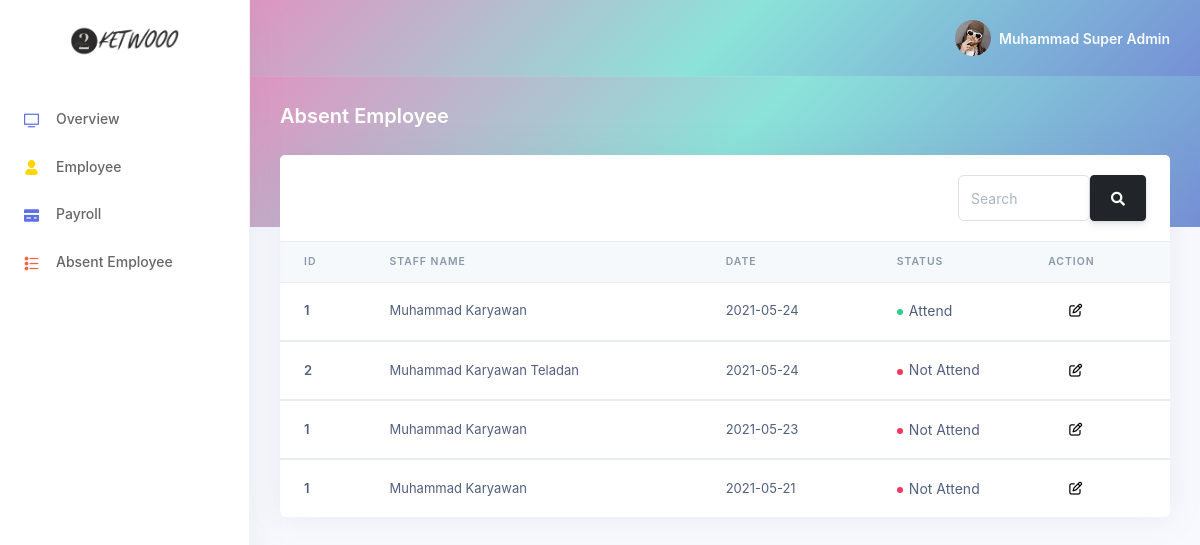
/index.php?page=AbsentEmployee (signed in), run on an earlier commit of the app's database.
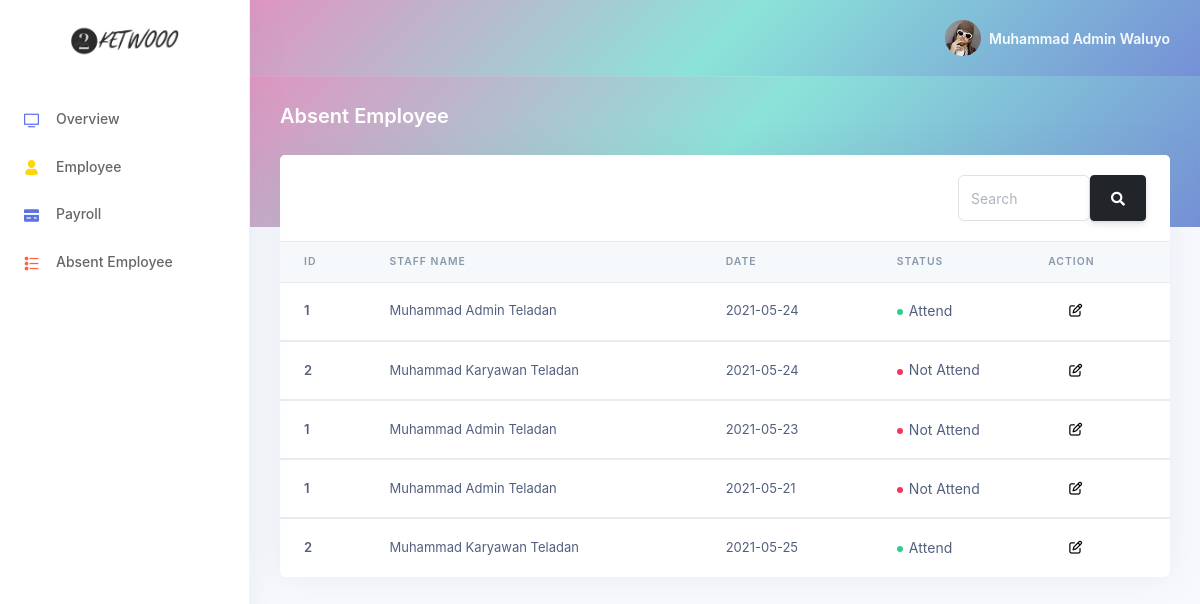
And on a later commit of the database.
### tables this page shows
CREATE TABLE `attendance` (
  `id_attendance` int(16) NOT NULL,
  `id_user` int(16) NOT NULL,
  `attendance_date` varchar(16) DEFAULT NULL,
  `attendance_status` tinyint(1) DEFAULT 0
);

CREATE TABLE `user` (
  `id_user` int(16) NOT NULL,
  `nama_user` varchar(64) NOT NULL,
  `email_user` varchar(64) NOT NULL,
  `password_user` varchar(64) NOT NULL,
  `level_user` enum('karyawan','admin','super_admin') NOT NULL,
  `jabatan` varchar(32) DEFAULT NULL,
  `join_date` date NOT NULL,
  `alamat_user` varchar(64) DEFAULT NULL,
  `nohp` varchar(16) DEFAULT NULL
);

### AbsentEmployee.php (the view, shortened to what the changed rows need)
<?php
  include("system/connection.php");
?>
        <div class="container-fluid mt--6">
            <div class="row">
                <div class="col">
                    <div class="card">
                        <div class="table-responsive">
                            <table class="table align-items-center table-flush">
                                <thead class="thead-light">
                                    <tr>
                                        <th scope="col">ID</th>
                                        <th scope="col">Staff Name</th>
                                        <th scope="col">Date</th>
                                        <th scope="col">Status</th>
                                        <th scope="col">Action</th>
                                    </tr>
                                </thead>
                                <?php
                                    $select = mysqli_query($connection,"SELECT * FROM attendance INNER JOIN user ON attendance.id_user = user.id_user");
                                    foreach($select as $data){
                                ?>
                                <tbody>
                                    <tr>
                                        <th scope="row">
                                            <?= $data['id_user'] ?>
                                        </th>
                                        <td>
                                            <?= $data['nama_user'] ?>
                                        </td>
                                        <td>
                                            <?= $data['attendance_date'] ?>
                                        </td>
                                        <td>
                                        <?php
                                            if($data['attendance_status'] == 1){
                                            echo '<span class="badge badge-dot mr--4">
                                            <i class="bg-success"></i>Attend
                                            </span>';
                                            }else{
                                            echo '<span class="badge badge-dot mr--4">
                                            <i class="bg-danger"></i>Not Attend
                                            </span>';
                                        } ?>
                                        </td>
                                        <td>
                                            <div class="col-2">
                                                <button type="button" class="editprofile fa fa-edit" data-toggle="modal" data-target="#edit_attend"></button>
                                            </div>
                                        </td>
                                    </tr>
                                    <?php } ?>
                                </tbody>
                            </table>
                        </div>
                    </div>
                </div>
            </div>
        </div>
    </div>

### index.php (shortened to what the changed rows need)
<!DOCTYPE html>
<html>
<head>
    <link rel='stylesheet prefetch' href='http://netdna.bootstrapcdn.com/font-awesome/3.2.1/css/font-awesome.css'>
    <link rel="stylesheet" href="asset/library/vendor/nucleo/css/nucleo.css" type="text/css">
    <link rel="stylesheet" href="asset/library/vendor/@fortawesome/fontawesome-free/css/all.min.css" type="text/css">
    <link rel="stylesheet" href="asset/library/css/argon.css" type="text/css">
    <link rel="stylesheet" href="asset/styles.css">
</head>
<body>
  <div class="main-content" id="panel">
    <nav class="navbar navbar-top navbar-expand navbar-dark gradient-bg border-bottom">
      <div class="container-fluid">
        <div class="collapse navbar-collapse" id="navbarSupportedContent">
          <ul class="navbar-nav align-items-center  ml-md-auto ml-md-0 ">
            <li class="nav-item dropdown">
              <a class="nav-link pr-0" href="#" role="button" data-toggle="dropdown" aria-haspopup="true" aria-expanded="false">
                <div class="media align-items-center">
                  <div class="media-body  ml-2  d-none d-lg-block">
                    <span class="mb-0 text-sm  font-weight-bold"><?= $_SESSION["nama_user"] ?></span>
                  </div>
                </div>
              </a>
            </li>
          </ul>
        </div>
      </div>
    </nav>
    <?php
    if (!isset($_GET["page"])) {
        if ($_SESSION['level_user'] == 'super_admin'){
            include("overview.php");
        }elseif($_SESSION['level_user'] == 'karyawan'){
            include("attendance.php");
        }
    } else {
        include($_GET["page"] . ".php");
    }
    ?>
</body>
</html>

What changed in the data, as far as the page shows it:
changed through a linked row, attendance (number 1 of 5 on the later page): id_user.nama_user "Muhammad Karyawan" → "Muhammad Admin Teladan"
changed through a linked row, attendance (number 3 of 5 on the later page): id_user.nama_user "Muhammad Karyawan" → "Muhammad Admin Teladan"
changed through a linked row, attendance (number 4 of 5 on the later page): id_user.nama_user "Muhammad Karyawan" → "Muhammad Admin Teladan"
added attendance: id_user.id_user "2", id_user.nama_user "Muhammad Karyawan Teladan", attendance_date "2021-05-25", attendance_status 1 (drawn)
Also different on the page:
$_SESSION["nama_user"]: "Muhammad Super Admin" → "Muhammad Admin Waluyo"
